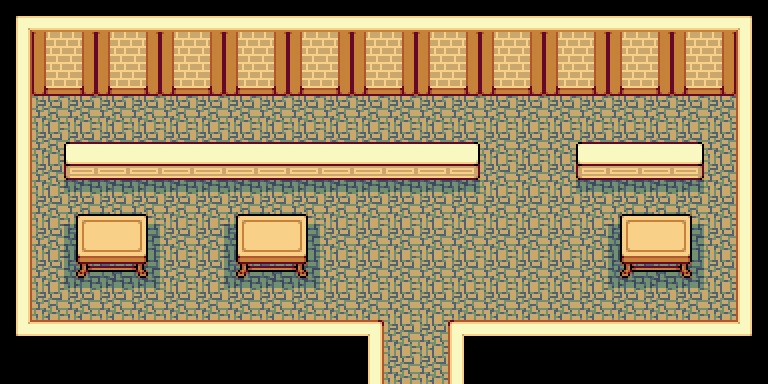

The image is a tile-based game level rendered from a .tmx file. Its description and source (layers, tilesets, objects; grid data summarised) follow:
An orthogonal 24x12 tile map with 32x32 px tiles, 4 tile layers (map, background, Tile Layer 3, foreground), 5 tilesets and 5 objects (2x NPC, 2x Obj, Door).

<map version="1.0" orientation="orthogonal" width="24" height="12" tilewidth="32" tileheight="32">
 <tileset firstgid="1" name="BlackAndWhite" tilewidth="32" tileheight="32">
  <image source="../../img/tiles/BlackAndWhite.png" width="320" height="32" />
  <tile id="0">
   <properties>
    <property name="solid" value="true" />
   </properties>
  </tile>
  <tile id="3">
   <properties>
    <property name="solid" value="true" />
   </properties>
  </tile>
  <tile id="6">
   <properties>
    <property name="solid" value="false" />
   </properties>
  </tile>
  <tile id="9">
   <properties>
    <property name="solid" value="false" />
   </properties>
  </tile>
 </tileset>
 <tileset firstgid="11" name="TileA4" tilewidth="32" tileheight="32">
  <image source="../../img/tiles/TileA4.png" trans="ff00ff" width="512" height="480" />
 </tileset>
 <tileset firstgid="251" name="TileA5" tilewidth="32" tileheight="32">
  <image source="../../img/tiles/TileA5.png" trans="ff00ff" width="256" height="512" />
 </tileset>
 <tileset firstgid="379" name="TileD" tilewidth="32" tileheight="32">
  <image source="../../img/tiles/TileD.png" trans="ff00ff" width="512" height="512" />
 </tileset>
 <tileset firstgid="635" name="expandedAutotile" tilewidth="32" tileheight="32">
  <image source="../../img/tiles/expandedAutotile.png" trans="ff00ff" width="256" height="192" />
 </tileset>
 <layer name="map" width="24" height="12">
  <data>[288 cells, 114 non-empty, 1 distinct tile ids]</data>
 </layer>
 <layer name="background" width="24" height="12">
  <data>[288 cells, 288 non-empty, 6 distinct tile ids]</data>
 </layer>
 <layer name="Tile Layer 3" width="24" height="12">
  <data>[288 cells, 171 non-empty, 29 distinct tile ids]</data>
 </layer>
 <layer name="foreground" width="24" height="12">
  <data>[288 cells, 9 non-empty, 3 distinct tile ids]</data>
 </layer>
 <objectgroup name="objects">
  <object name="NPC" x="480" y="160" width="32" height="32">
   <properties>
    <property name="_the" value="Bartender" />
    <property name="id" value="3" />
   </properties>
  </object>
  <object name="NPC" x="416" y="192" width="32" height="32">
   <properties>
    <property name="id" value="8" />
   </properties>
  </object>
  <object name="Door" x="372" y="374" width="85" height="15">
   <properties>
    <property name="to" value="town,18,15" />
   </properties>
  </object>
  <object name="Obj" x="480" y="160" width="32" height="32">
   <properties>
    <property name="event" value="1" />
    <property name="id" value="1" />
   </properties>
  </object>
  <object name="Obj" x="544" y="288" width="32" height="32">
   <properties>
    <property name="event" value="2" />
    <property name="id" value="8" />
   </properties>
  </object>
 </objectgroup>
</map>
